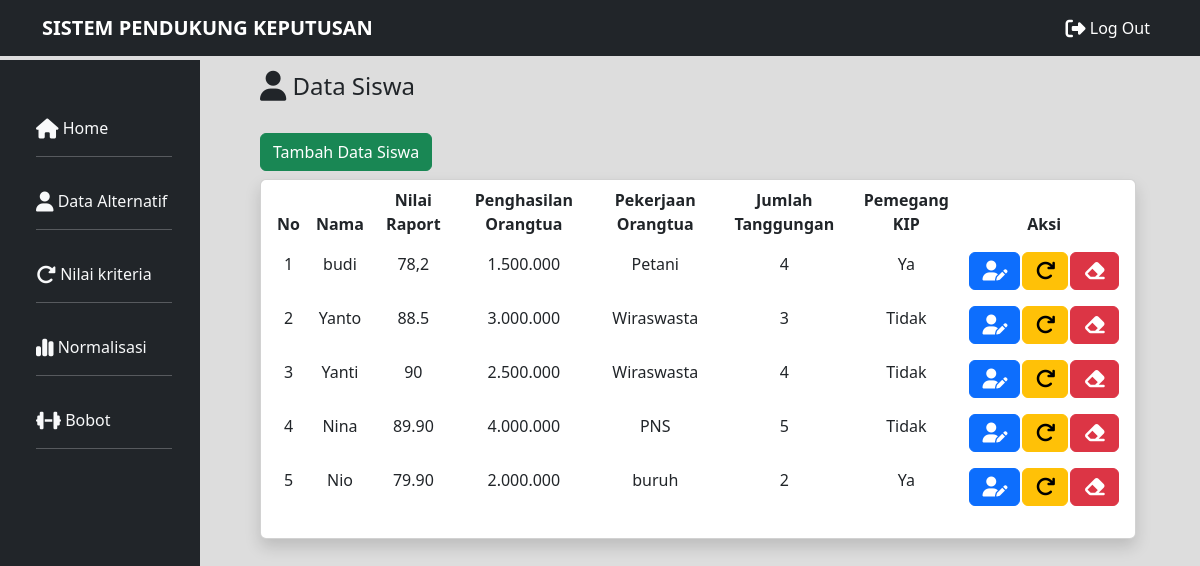
The page /data.php (signed in) on the database its author committed.
### tables this page shows
CREATE TABLE IF NOT EXISTS `alternatif` (
  `NIS` int NOT NULL AUTO_INCREMENT,
  `nama` varchar(100) NOT NULL,
  `nilai` varchar(20) NOT NULL,
  `penghasilan` varchar(12) NOT NULL,
  `pekerjaan` varchar(100) NOT NULL,
  `jlh_tanggungan` varchar(12) NOT NULL,
  `kip` varchar(12) NOT NULL,
  PRIMARY KEY (`NIS`)
);

### data.php (the view, shortened to what this page needs)
<!doctype html>
<html lang="en">
<head>
    <link href="https://cdn.jsdelivr.net/npm/bootstrap@5.3.0/dist/css/bootstrap.min.css" rel="stylesheet"
>
    <link rel="stylesheet" href="css/dash.css">
</head>
<body>
    <nav class="navbar navbar-expand-lg bg-dark navbar-dark">
        <div class="container">
            <a class="navbar-brand fw-bold" href="#">SISTEM PENDUKUNG KEPUTUSAN</a>
            <div class="collapse navbar-collapse" id="navbarNav">
                <ul class="navbar-nav ms-auto">
                    <li class="nav-item">
                        <a class="nav-link active" aria-current="page" href="log_out.php"><i
                                class="fa-solid fa-right-from-bracket fa-lg"></i>&nbsp;Log Out</a>
                    </li>
                </ul>
            </div>
        </div>
    </nav>
    <div class="container-fluid">
        <div class="row">
            <div class="col-md-2 mt-1 bg-dark ">
                <ul class="nav flex-column ms-2 mb-4 mt-5">
                    <li class="nav-item">
                        <a class="nav-link active  text-light" href="index.php"><i
                                class="fa-solid fa-house fa-lg"></i></i>&nbsp;Home
                            <hr class="bg-light">
                        </a>
                    </li>
                    <li class="nav-item">
                        <a class="nav-link  active  text-light" href="data.php"><i
                                class="fa-solid fa-user fa-lg"></i>&nbsp;Data Alternatif
                            <hr class="bg-light">
                        </a>
                    </li>
                    <li class="nav-item">
                        <a class="nav-link  active  text-light" href="kriteria.php"><i
                                class="fa-solid fa-rotate-right fa-lg"></i>&nbsp;Nilai
                            kriteria
                            <hr class="bg-light">
                        </a>
                    </li>
                    <li class="nav-item">
                        <a class="nav-link  active  text-light" href="normalisasi.php"><i
                                class="fa-solid fa-chart-simple fa-lg"></i>&nbsp;Normalisasi
                            <hr class="bg-light">
                        </a>
                    </li>
                    <li class="nav-item">
                        <a class="nav-link  active  text-light" href="bobot.php"><i
                                class="fa-solid fa-dumbbell fa-lg"></i>&nbsp;Bobot
                            <hr class="bg-light">
                        </a>
                    </li>
                </ul>
            </div>
            <div class="col-md-9 mt-3 ms-5 me-3 mb-3">
                <h4><i class="fa-solid fa-user fa-lg"></i>&nbsp;Data Siswa</h4>
                <button type="button" class="btn btn-success mt-4" data-bs-toggle="modal"
                    data-bs-target="#exampleModal">
                    Tambah Data Siswa
                </button>
                <div class="card mt-2 shadow">
                    <div class="scroll ms-2 me-2 text-center  mb-2 overflow-y-auto">
                        <table class="table table-borderless">
                            <thead class="sticky-top">
                                <tr>
                                    <th>No</th>
                                    <th>Nama</th>
                                    <th>Nilai Raport</th>
                                    <th>Penghasilan Orangtua</th>
                                    <th>Pekerjaan Orangtua</th>
                                    <th>Jumlah Tanggungan</th>
                                    <th>Pemegang KIP</th>
                                    <th>Aksi</th>
                                </tr>
                            </thead>
                            <tbody>
                                <?php
                                include("koneksi.php");
                                $no=1;
                                $sql= mysqli_query($conn,"select * from alternatif");
                                while($data=$sql->fetch_assoc()){
                                ?>
                                <tr>
                                    <td><?=$no++?></td>
                                    <td><?=$data['nama']?></td>
                                    <td><?=$data['nilai']?></td>
                                    <td><?=$data['penghasilan']?></td>
                                    <td><?=$data['pekerjaan']?></td>
                                    <td><?=$data['jlh_tanggungan']?></td>
                                    <td><?=$data['kip']?></td>
                                    <td class="aksi">
                                        <button type="button" class="btn btn-primary" data-bs-toggle="modal"
                                            data-bs-target="#edit<?=$data['NIS']?>">
                                            <i class="fa-solid fa-user-pen fa-lg"></i>
                                        </button>
                                        <button type="button" class="btn btn-warning" data-bs-toggle="modal"
                                            data-bs-target="#ubahnilai<?=$data['NIS']?>">
                                            <i class="fa-solid fa-arrow-rotate-right fa-lg"></i>
                                        </button>
                                        <a href="hapus_data.php?id=<?=$data['NIS']?>" class="btn btn-danger"><i
                                                class="fa-solid fa-eraser fa-lg"></i></a>
                                    </td>
                                    <?php
                                }
                                    ?>
                                </tr>
                            </tbody>
                        </table>
                    </div>
                </div>
            </div>
        </div>
    </div>
</body>
</html>

### css/dash.css (style rules this page uses)
.col-md-2 { height: 90vh; }
.card { width: 100%; height: 360px; }
body { background-color: #dddddd; }
.aksi { display: flex; flex-wrap: nowrap; padding: 2px; }
.btn-primary { margin-right: 2px; }
.btn-danger { margin-left: 2px; }

### rows shown on the page
alternatif: nama "budi", nilai "78,2", penghasilan "1.500.000", pekerjaan "Petani", jlh_tanggungan "4", kip "Ya"
alternatif: nama "Yanto", nilai "88.5", penghasilan "3.000.000", pekerjaan "Wiraswasta", jlh_tanggungan "3", kip "Tidak"
alternatif: nama "Yanti", nilai "90", penghasilan "2.500.000", pekerjaan "Wiraswasta", jlh_tanggungan "4", kip "Tidak"
alternatif: nama "Nina", nilai "89.90", penghasilan "4.000.000", pekerjaan "PNS", jlh_tanggungan "5", kip "Tidak"
alternatif: nama "Nio", nilai "79.90", penghasilan "2.000.000", pekerjaan "buruh", jlh_tanggungan "2", kip "Ya"
